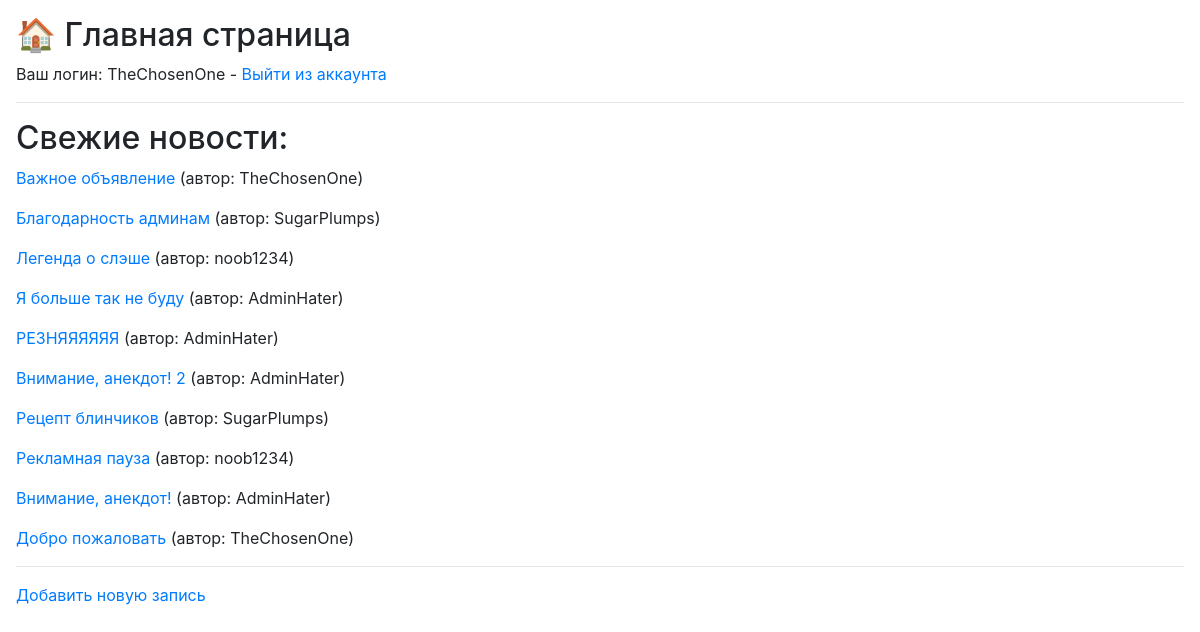
The app's page / (signed in) with its own data.
### blog/models.py (models this page shows, shortened)
class news (models.Model):
    objects = None
    title = models.CharField(max_length=255, verbose_name = "Заголовок")
    author = models.ForeignKey(User, null=True, verbose_name = "Автор", on_delete=models.CASCADE)
    tag = models.CharField(max_length=255, verbose_name = "Тэг")
    text = models.TextField(blank=True, verbose_name = "Текст")
    time_create = models.DateTimeField(auto_now_add=True, verbose_name = "Время")
    is_published = models.BooleanField(default=True, verbose_name = "Опубликовано")

### blog/views.py (the view)
# urls.py: path('',views.index,name='home'),
def index(request):
    ad = news.objects.order_by('-time_create')[:10]
    print(request.user)
    context = { 'ad' : ad }
    return render(request,'index.html', context = context)

### blog/templates/index.html (shortened to what this page needs)
<!DOCTYPE html>
<html>
<head>
    <link rel="stylesheet" href="https://stackpath.bootstrapcdn.com/bootstrap/4.1.3/css/bootstrap.min.css">
</head>
<body class="m-3">
    <h2>🏠 Главная страница</h2>
    {% if request.user.is_authenticated %}
		<p>Ваш логин: {{ request.user }} -
		<a href='{% url "logout" %}'>Выйти из аккаунта</a></p>
	{% else %}
		<p>Гостевой доступ - <a href='{% url "login" %}'>Вход</a> /
		<a href='{% url "register" %}'>Регистрация</a></p>
	{% endif %} <hr>
    <h2>Свежие новости:</h2>
    {% for ad in ad %}
        <p><a href="{% url 'news_info' ad.pk %}">{{ad.title}}</a> (автор: {{ad.author}})</p>
    {% endfor %}
	{% if request.user.is_authenticated %}
    <hr><p><a href='{% url "new" %}'>Добавить новую запись</a></p>
	{% endif %}
</body>
</html>

### records on screen
news: title "Важное объявление", author "TheChosenOne"
news: title "Благодарность админам", author "SugarPlumps"
news: title "Легенда о слэше", author "noob1234"
news: title "Я больше так не буду", author "AdminHater"
news: title "РЕЗНЯЯЯЯЯЯ", author "AdminHater"
news: title "Внимание, анекдот! 2", author "AdminHater"
news: title "Рецепт блинчиков", author "SugarPlumps"
news: title "Рекламная пауза", author "noob1234"
news: title "Внимание, анекдот!", author "AdminHater"
news: title "Добро пожаловать", author "TheChosenOne"

### other values on screen
{{ request.user }} "TheChosenOne"
